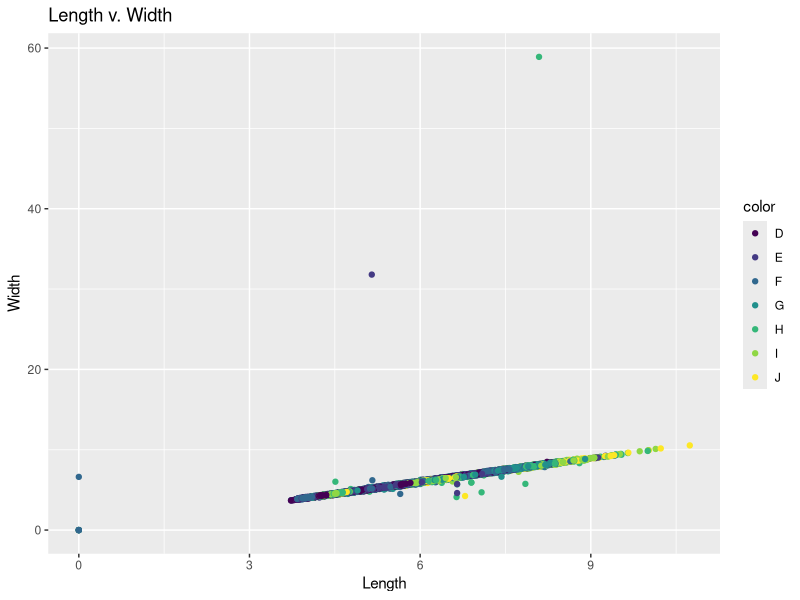
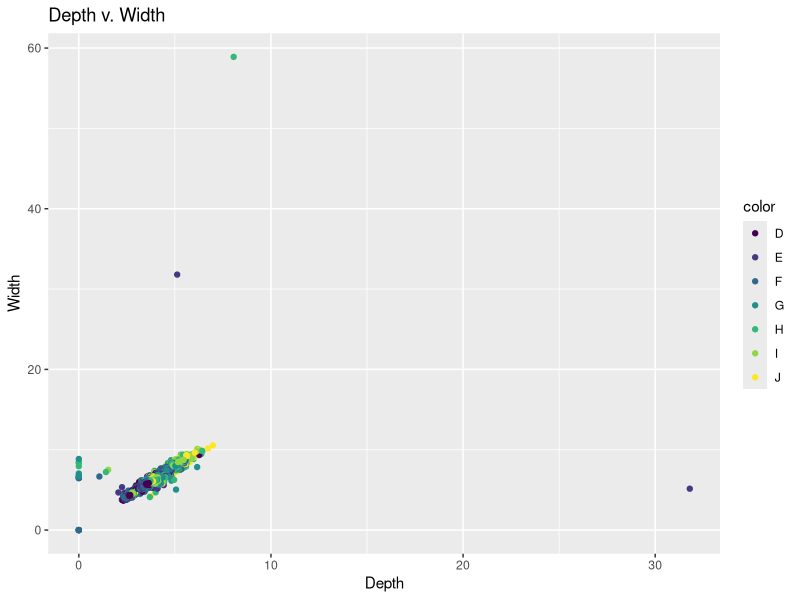
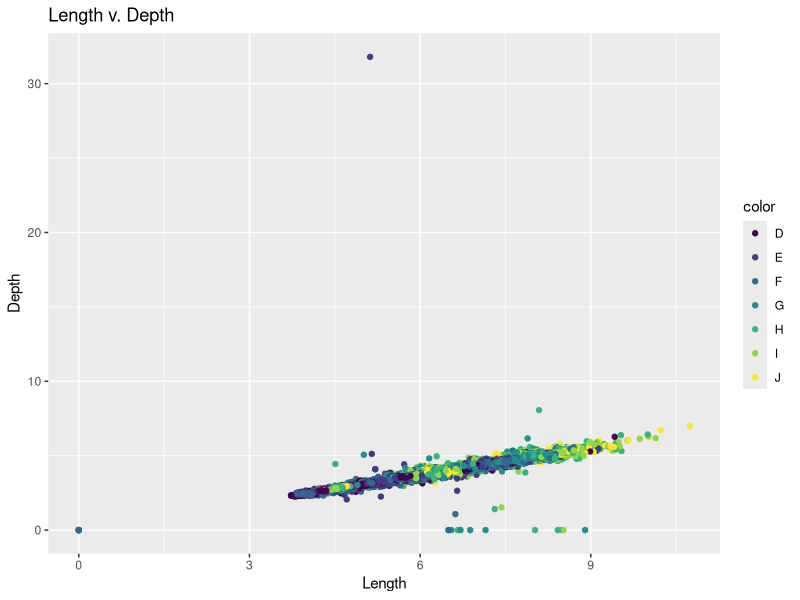
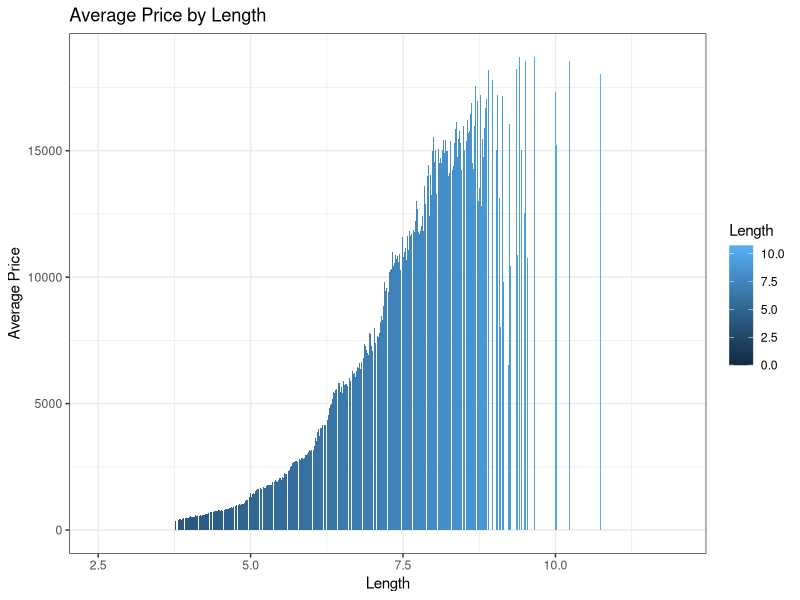
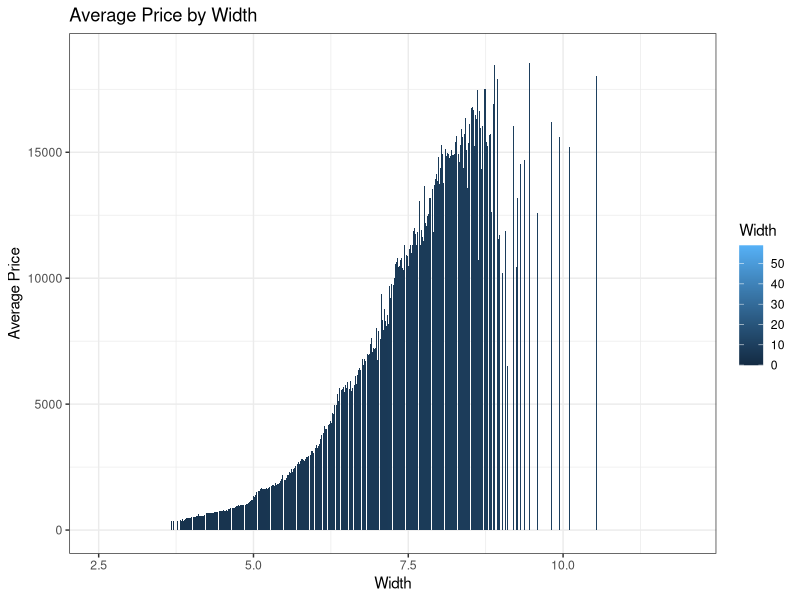
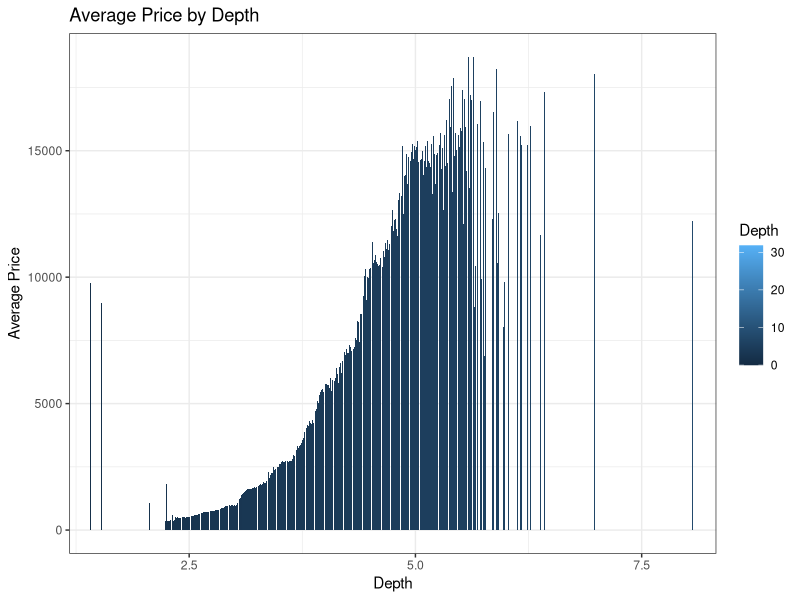
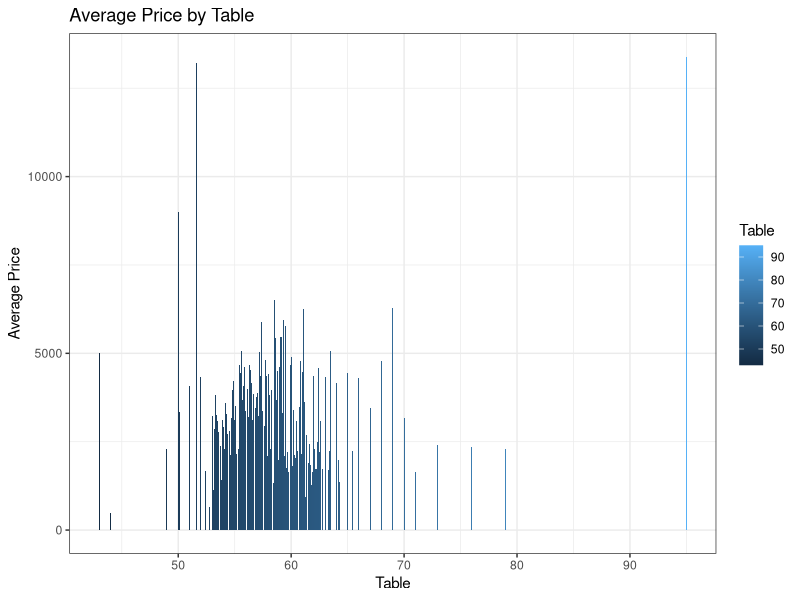
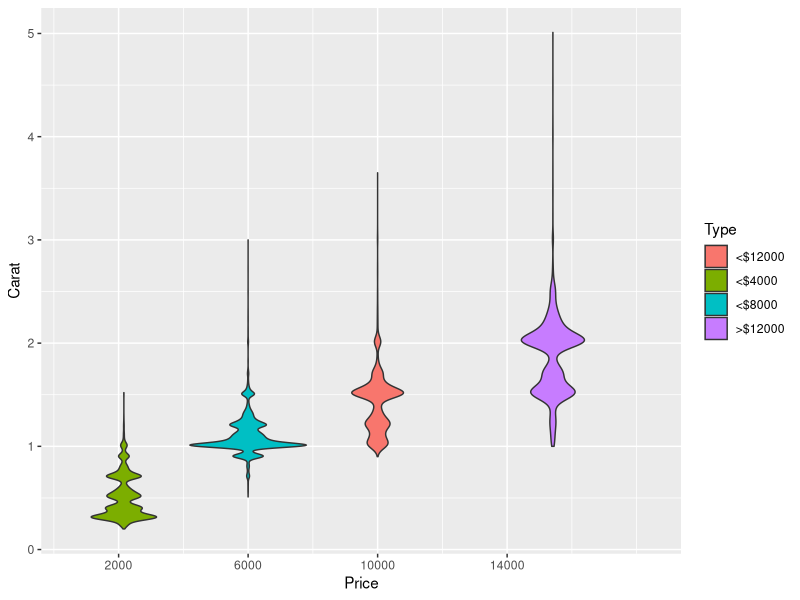

The R script that drew these images, in order:
library(tidyverse)

# Case Study 6

view(diamonds)

?diamonds

ggplot(data = diamonds)+
  geom_point(mapping = aes( x = x, y = y, color = color))+
  labs( x = "Length",
        y = "Width",
        title = "Length v. Width")

ggplot(data = diamonds)+
  geom_point(mapping = aes( x = z, y = y, color = color))+
  labs( x = "Depth",
        y = "Width",
        title = "Depth v. Width")

ggplot(data = diamonds)+
  geom_point(mapping = aes( x = x, y = z, color = color))+
  labs( x = "Length",
        y = "Depth",
        title = "Length v. Depth")




dia1 <- group_by(diamonds, clarity) %>%
          summarise(mean = mean(price))

dia1

clarity <- ggplot(data = dia1)+
  geom_col(mapping = aes(x = clarity, y = mean, fill = clarity))+
  theme_bw()+
  labs(x = "Clarity",
       y = "Average Price",
       fill = "Clarity",
       title = "Average Price for each Clarity Category")


dia2 <- group_by(diamonds, carat) %>%
  summarise(mean = mean(price))

dia2

carat <- ggplot(data = dia2)+
  geom_col(mapping = aes(x = carat, y = mean, fill = carat))+
  theme_bw()+
  labs(x = "Carat",
       y = "Average Price",
       fill = "Carat",
       title = "Average Price for each Carat Category")


dia3 <- group_by(diamonds, y) %>%
  summarise(mean = mean(price))

dia3

width <- ggplot(data = dia3)+
  geom_col(mapping = aes(x = y, y = mean, fill = y))+
  theme_bw()+
  labs(x = "Width",
       y = "Average Price",
       fill = "Width",
       title = "Average Price by Width")+
  coord_cartesian(xlim = c(2.5, 12))+
  scale_x_continuous(breaks = c(2.5, 5.0, 7.5, 10.0))




dia4 <- group_by(diamonds, x) %>%
  summarise(mean = mean(price))

dia4

length <- ggplot(data = dia4)+
  geom_col(mapping = aes(x = x, y = mean, fill = x))+
  theme_bw()+
  labs(x = "Length",
       y = "Average Price",
       fill = "Length",
       title = "Average Price by Length")+
  coord_cartesian(xlim = c(2.5, 12))+
  scale_x_continuous(breaks = c(2.5, 5.0, 7.5, 10.0))



dia5 <- group_by(diamonds, z) %>%
  summarise(mean = mean(price))

dia5

depth <- ggplot(data = dia5)+
  geom_col(mapping = aes(x = z, y = mean, fill = z))+
  theme_bw()+
  labs(x = "Depth",
       y = "Average Price",
       fill = "Depth",
       title = "Average Price by Depth")+
  coord_cartesian(xlim = c(1.5,8))+
  scale_x_continuous(breaks = c(2.5, 5.0, 7.5))



dia6 <- group_by(diamonds, table) %>%
  summarise(mean = mean(price))

dia6

table <- ggplot(data = dia6)+
  geom_col(mapping = aes(x = table, y = mean, fill = table))+
  theme_bw()+
  labs(x = "Table",
       y = "Average Price",
       fill = "Table",
       title = "Average Price by Table")


length
width
depth
table

dia_type <- select(diamonds, carat, price) %>%
    mutate(
      type = case_when(
        price < 4000 ~ "<$4000",
        price < 8000 ~ "<$8000",
        price < 12000 ~ "<$12000",
        price > 12000 ~ ">$12000"
      )
    )


ggplot(data = dia_type)+
  geom_violin(mapping = aes(x = price, y = carat, fill = type))+
  scale_x_continuous(breaks = c(2000, 6000, 10000, 14000))+
  labs(x = "Price",
       y = "Carat",
       fill = "Type")


ggplot(data = diamonds)+
  geom_point(mapping = aes(x = carat, y = price, color = cut))+
  labs(x = "Carat",
       y = "Price",
       color = "Cut")


